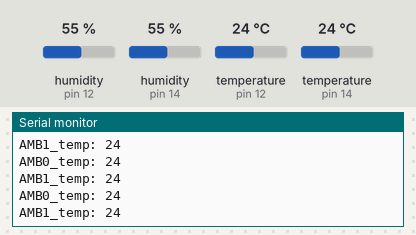
Simulated run of this sketch. Board: Arduino Uno, built with avr-gcc and run on an emulated ATmega328P. Parts: the last lines printed to the serial monitor. The inputs (shaded band) are chosen by the test bench; at power-on: temperature (sensors on pin 12, pin 14) 24 °C, humidity (sensors on pin 12, pin 14) 55 %.

Above: at 2.8 s.
2.9 s: temperature (sensor on pin 12) set to 12 °C
At 5.5 s:
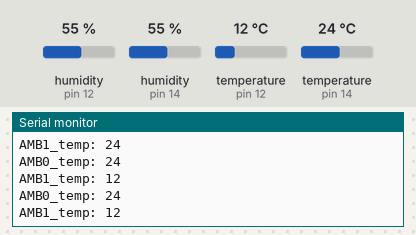
5.6 s: temperature (sensor on pin 14) set to 12 °C
At 7.8 s:
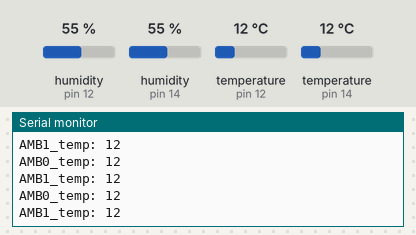
8.3 s: temperature (sensor on pin 12) set to 19 °C
At 10.8 s:
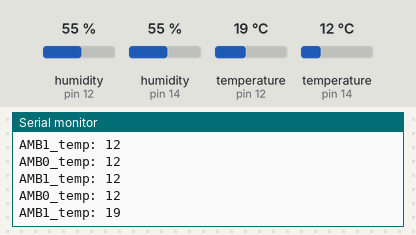
11.0 s: temperature (sensor on pin 14) set to 19 °C
At 12.0 s:
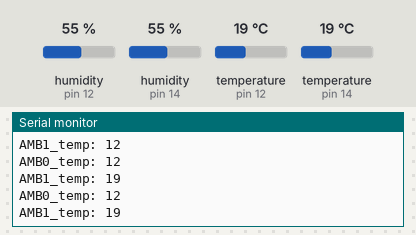
Timing chart, 0 to 14.0 s (numbered marks = the images above; inputs shaded):
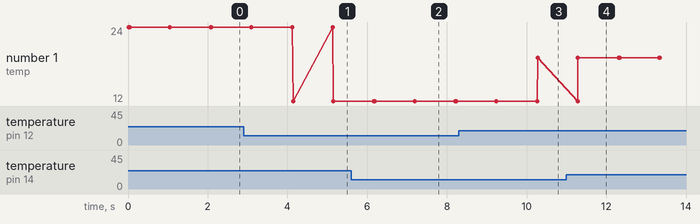

Measured:
- after the input at 2.9 s, the serial monitor: prints a new line after 1.2 s (image 1)
- after the input at 5.6 s, the serial monitor: prints a new line after 0.57 s (image 2)
- after the input at 8.3 s, the serial monitor: prints a new line after 2.0 s (image 3)
- plotted number 1: 24 → 12 after the input at 2.9 s, 12 → 19 after the input at 8.3 s

The sketch:

amb_print.ino
```cpp
#include "DHT.h"

#define AMB_PIN_1       14 // Cod GPIO 14 <-> Pin D5 pe NodeMCU
#define AMB_PIN_2       12 // Cod GPIO 12 <-> Pin D6 pe NodeMCU

DHT amb_temp1(AMB_PIN_1, DHT11);
DHT amb_temp2(AMB_PIN_2, DHT11);

void setup() {
  Serial.begin(115200);  // UART0

  Serial.println();

  amb_temp1.begin();
  amb_temp2.begin();
}

void loop() {
  // put your main code here, to run repeatedly:
  Serial.println("AMB0_temp: " + String((int)amb_temp1.readTemperature()));
  Serial.println("AMB1_temp: " + String((int)amb_temp2.readTemperature()));
  Serial.println();
  delay(1000);
}
```
